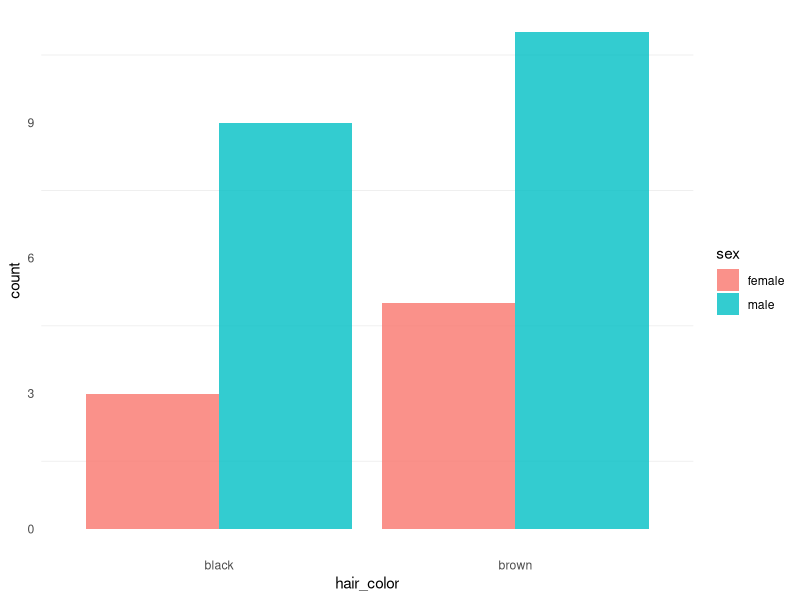

R code for this plot: (Note: this script raises an error after producing the figure.)
## ---- chunk 1
## package that stores the starwars dataset
if (!require(tidyverse)) install.packages("tidyverse")

## visualize
plot <- starwars %>% 
  filter(hair_color == "black" | hair_color == "brown") %>% 
  drop_na(sex) %>% 
  ggplot(aes(x = hair_color,
             fill = sex)) +
  geom_bar(position = "dodge",
           alpha = 0.8) +
  theme_minimal() +
  theme(panel.grid.major = element_blank())

## color palette
plot + scale_fill_rcolorUtrecht(palette = "hu")
